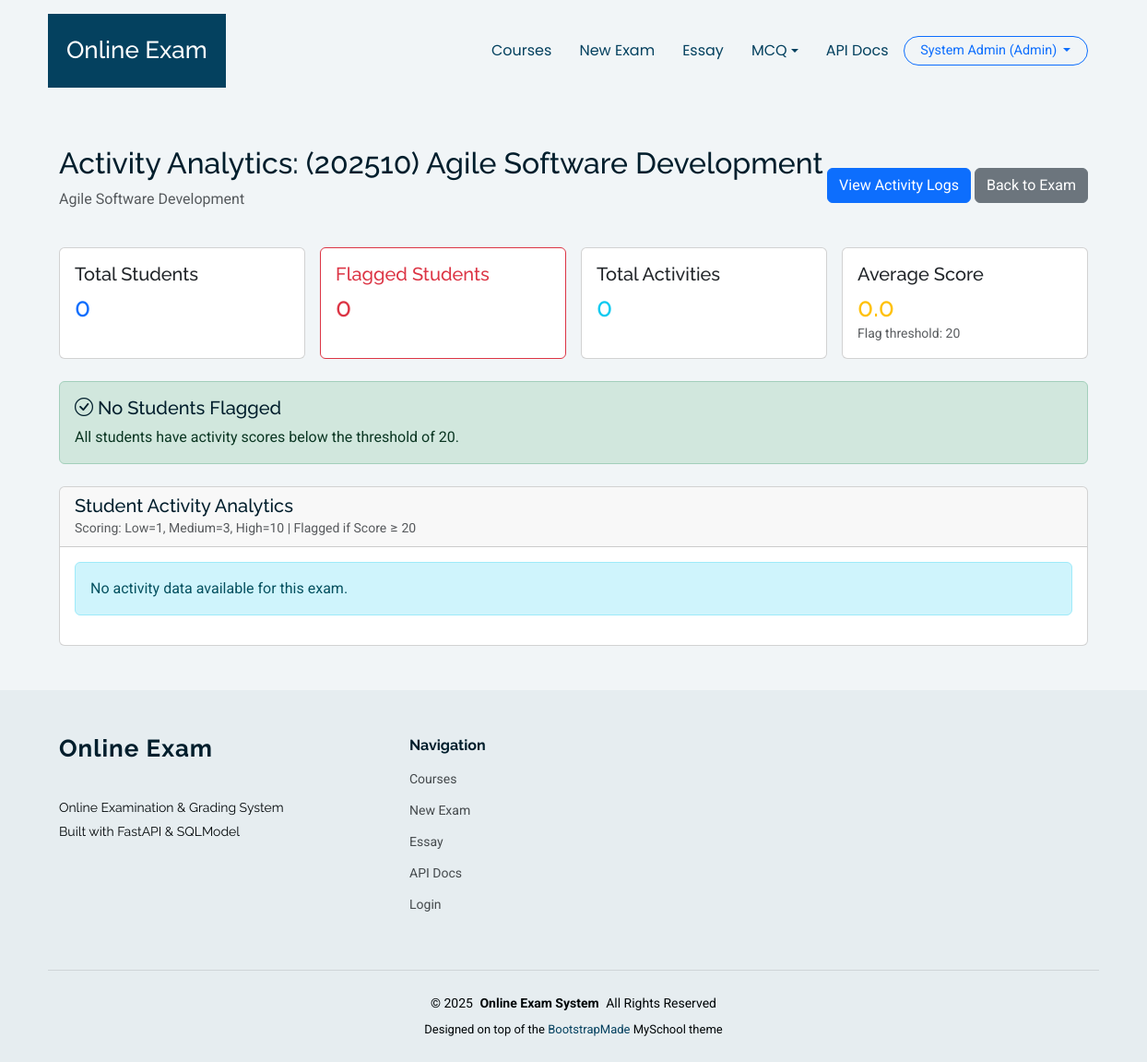
The page /exams/1/activity-analytics (signed in) on the database its author committed.
### app/models.py (models this page shows)
class User(SQLModel, table=True):
    __table_args__ = (UniqueConstraint("email", name="uq_user_email"),)
    id: Optional[int] = Field(default=None, primary_key=True)
    name: str
    email: str  # must be unique
    password_hash: str
    role: str = Field(default="student")  # "admin", "lecturer", "student"
    student_id: Optional[int] = Field(default=None, foreign_key="student.id")
    is_active: bool = Field(default=True)
    created_at: datetime = Field(default_factory=datetime.utcnow)
    title: Optional[str] = None  # Dr., Prof., Assoc. Prof., Mr., Ms., Mrs., Ir., Ts.
    staff_id: Optional[str] = None  # Unique staff/employee ID (for lecturers)
    phone: Optional[str] = None  # Contact number
    last_login: Optional[datetime] = None  # Updated after login
    status: str = Field(default="active")  # active, suspended

class Exam(SQLModel, table=True):
    id: Optional[int] = Field(default=None, primary_key=True)
    title: str
    subject: str
    duration_minutes: int
    start_time: Optional[datetime] = None
    end_time: Optional[datetime] = None
    course_id: Optional[int] = Field(default=None, foreign_key="course.id")
    instructions: Optional[str] = None
    status: str = Field(default="draft")
    created_at: datetime = Field(default_factory=datetime.utcnow)
    updated_at: datetime = Field(default_factory=datetime.utcnow)

### app/routers/exams.py (the view)
@router.get("/{exam_id}/activity-analytics")
def view_activity_analytics(
    exam_id: int,
    request: Request,
    session: Session = Depends(get_session),
    current_user: User = Depends(require_role(["lecturer", "admin"])),
):
    exam = _get_exam(exam_id, session)
    if current_user.role == "lecturer":
        course_lecturer = session.exec(
            select(CourseLecturer).where(
                CourseLecturer.lecturer_id == current_user.id,
                CourseLecturer.course_id == exam.course_id
            )
        ).first()
        if not course_lecturer and not current_user.role == "admin":
            raise HTTPException(status_code=403, detail="You don't have access to this exam's analytics")
    logs = session.exec(
        select(ExamActivityLog).where(ExamActivityLog.exam_id == exam_id)
    ).all()
    students = {s.id: s for s in session.exec(select(Student)).all()}
    SCORE_WEIGHTS = {"low": 1, "medium": 3, "high": 10}
    FLAG_THRESHOLD = 20  # Flag if score >= 20
    student_analytics = {}
    for log in logs:
        if log.student_id not in student_analytics:
            student_analytics[log.student_id] = {
                "student": students.get(log.student_id),
                "total_activities": 0,
                "score": 0,
                "by_type": {},
                "by_severity": {"low": 0, "medium": 0, "high": 0},
                "flagged": False,
                "last_activity": log.timestamp,
            }
        analytics = student_analytics[log.student_id]
        analytics["total_activities"] += 1
        analytics["score"] += SCORE_WEIGHTS.get(log.severity, 1)
        analytics["by_severity"][log.severity] += 1
        analytics["by_type"][log.activity_type] = analytics["by_type"].get(log.activity_type, 0) + 1
        if log.timestamp > analytics["last_activity"]:
            analytics["last_activity"] = log.timestamp
        if analytics["score"] >= FLAG_THRESHOLD:
            analytics["flagged"] = True
    analytics_list = sorted(
        student_analytics.values(),
        key=lambda x: x["score"],
        reverse=True
    )
    flagged_students = [a for a in analytics_list if a["flagged"]]
    overall_stats = {
        "total_students_with_activities": len(student_analytics),
        "flagged_students_count": len(flagged_students),
        "total_activities": len(logs),
        "average_score": sum(a["score"] for a in analytics_list) / len(analytics_list) if analytics_list else 0,
        "highest_score": analytics_list[0]["score"] if analytics_list else 0,
    }
    analytics_json = []
    for a in analytics_list:
        student_data = None
        if a["student"]:
            student_data = {
                "id": a["student"].id,
                "name": a["student"].name,
                "matric_no": a["student"].matric_no if hasattr(a["student"], "matric_no") else None,
            }
        analytics_json.append({
            "student_id": None if not a["student"] else a["student"].id,
            "student": student_data,
            "score": a["score"],
            "total_activities": a["total_activities"],
            "by_type": a["by_type"],
            "by_severity": a["by_severity"],
            "flagged": a["flagged"],
            "last_activity": a["last_activity"].isoformat() if a["last_activity"] else None,
        })
    context = {
        "request": request,
        "exam": exam,
        "analytics": analytics_list,
        "analytics_json": analytics_json,  # JSON-serializable version for charts
        "flagged_students": flagged_students,
        "overall_stats": overall_stats,
        "flag_threshold": FLAG_THRESHOLD,
        "current_user": current_user,
    }
    return templates.TemplateResponse("exams/activity_analytics.html", context)

### app/templates/exams/activity_analytics.html (shortened to what this page needs)
{% extends "base.html" %}
{% block content %}
<div class="container py-5">
  <div class="d-flex justify-content-between align-items-center mb-4">
    <div>
      <h2>Activity Analytics: {{ exam.title }}</h2>
      <p class="text-muted">{{ exam.subject }}</p>
    </div>
    <div>
      <a href="/exams/{{ exam.id }}/activity-logs" class="btn btn-primary">View Activity Logs</a>
      <a href="/exams/{{ exam.id }}" class="btn btn-secondary">Back to Exam</a>
    </div>
  </div>
  <div class="row mb-4 g-3">
    <div class="col-md-3">
      <div class="card h-100">
        <div class="card-body d-flex flex-column">
          <h5 class="card-title">Total Students</h5>
          <h3 class="text-primary mb-0">{{ overall_stats.total_students_with_activities }}</h3>
        </div>
      </div>
    </div>
    <div class="col-md-3">
      <div class="card border-danger h-100">
        <div class="card-body d-flex flex-column">
          <h5 class="card-title text-danger">Flagged Students</h5>
          <h3 class="text-danger mb-0">{{ overall_stats.flagged_students_count }}</h3>
        </div>
      </div>
    </div>
    <div class="col-md-3">
      <div class="card h-100">
        <div class="card-body d-flex flex-column">
          <h5 class="card-title">Total Activities</h5>
          <h3 class="text-info mb-0">{{ overall_stats.total_activities }}</h3>
        </div>
      </div>
    </div>
    <div class="col-md-3">
      <div class="card h-100">
        <div class="card-body d-flex flex-column">
          <h5 class="card-title">Average Score</h5>
          <h3 class="text-warning mb-0">{{ "%.1f"|format(overall_stats.average_score) }}</h3>
          <small class="text-muted mt-auto">Flag threshold: {{ flag_threshold }}</small>
        </div>
      </div>
    </div>
  </div>
  {% if flagged_students %}
  <div class="alert alert-danger mb-4">
    <h5><i class="bi bi-exclamation-triangle"></i> {{ flagged_students|length }} Student(s) Flagged for Review</h5>
    <p class="mb-0">The following students have activity scores ≥ {{ flag_threshold }} and require attention:</p>
    <ul class="mb-0 mt-2">
      {% for student in flagged_students %}
      <li><strong>{{ student.student.name if student.student else "Unknown" }}</strong> - Score: {{ student.score }} ({{ student.total_activities }} activities)</li>
      {% endfor %}
    </ul>
  </div>
  {% else %}
  <div class="alert alert-success mb-4">
    <h5><i class="bi bi-check-circle"></i> No Students Flagged</h5>
    <p class="mb-0">All students have activity scores below the threshold of {{ flag_threshold }}.</p>
  </div>
  {% endif %}
  <div class="card">
    <div class="card-header">
      <h5 class="mb-0">Student Activity Analytics</h5>
      <small class="text-muted">Scoring: Low=1, Medium=3, High=10 | Flagged if Score ≥ {{ flag_threshold }}</small>
    </div>
    <div class="card-body">
      {% if analytics %}
      <div class="table-responsive">
        <table class="table table-striped table-hover">
          <thead>
            <tr>
              <th>Student</th>
              <th>Activity Score</th>
              <th>Total Activities</th>
              <th>Severity Breakdown</th>
              <th>Activity Types</th>
              <th>Last Activity</th>
              <th>Status</th>
            </tr>
          </thead>
          <tbody>
            {% for item in analytics %}
            <tr class="{% if item.flagged %}table-danger{% endif %}">
              <td>
                <strong>
                  {% if item.student %}
                    {{ item.student.name }}
                    <br><small class="text-muted">{{ item.student.matric_no }}</small>
                  {% else %}
                    Student ID: {{ item.student_id if item.student_id else 'Unknown' }}
                  {% endif %}
                </strong>
              </td>
              <td>
                <span class="badge {% if item.score >= flag_threshold %}bg-danger{% elif item.score >= flag_threshold * 0.7 %}bg-warning{% else %}bg-info{% endif %} fs-6">
                  {{ item.score }}
                </span>
              </td>
              <td>{{ item.total_activities }}</td>
              <td>
                <small>
                  <span class="badge bg-danger">{{ item.by_severity.high }}H</span>
                  <span class="badge bg-warning">{{ item.by_severity.medium }}M</span>
                  <span class="badge bg-info">{{ item.by_severity.low }}L</span>
                </small>
              </td>
              <td>
                <small>
                  {% for act_type, count in item.by_type.items() %}
                    <code>{{ act_type.replace('_', ' ') }}</code>: {{ count }}{% if not loop.last %}<br>{% endif %}
                  {% endfor %}
                </small>
              </td>
              <td>
                <small>{{ item.last_activity.strftime('%Y-%m-%d %H:%M:%S') }}</small>
              </td>
              <td>
                {% if item.flagged %}
                  <span class="badge bg-danger">FLAGGED</span>
                {% else %}
                  <span class="badge bg-success">OK</span>
                {% endif %}
              </td>
            </tr>
            {% endfor %}
          </tbody>
        </table>
      </div>
      {% else %}
      <div class="alert alert-info">No activity data available for this exam.</div>
      {% endif %}
    </div>
  </div>
</div>
{% endblock %}

### app/templates/base.html (shortened to what this page needs)
<!DOCTYPE html>
<html lang="en">
<head>
  <link href="/static/myschool/assets/vendor/bootstrap/css/bootstrap.min.css" rel="stylesheet">
  <link href="/static/myschool/assets/vendor/bootstrap-icons/bootstrap-icons.css" rel="stylesheet">
  <link href="/static/myschool/assets/vendor/aos/aos.css" rel="stylesheet">
  <link href="/static/myschool/assets/vendor/swiper/swiper-bundle.min.css" rel="stylesheet">
  <link href="/static/myschool/assets/vendor/glightbox/css/glightbox.min.css" rel="stylesheet">
  <link href="/static/myschool/assets/css/main.css" rel="stylesheet">
</head>
<body class="index-page">
  <header id="header" class="header d-flex align-items-center sticky-top">
    <div
      class="header-container container-fluid container-xl position-relative d-flex align-items-center justify-content-end">
      <a href="/" class="logo d-flex align-items-center me-auto">
        <h1 class="sitename">Online Exam</h1>
      </a>
      <nav id="navmenu" class="navmenu">
        <ul>
          {% if current_user and (current_user.role == "lecturer" or current_user.role == "admin") %}
          <li><a href="/courses/">Courses</a></li>
          <li><a href="/exams/new">New Exam</a></li>
          <li><a href="/essay">Essay</a></li>
          <li class="nav-item dropdown">
            <a class="nav-link dropdown-toggle" href="#" id="mcqDropdown" role="button" data-bs-toggle="dropdown" aria-expanded="false">
              MCQ
            </a>
          </li>
          <li><a href="/docs">API Docs</a></li>
          {% endif %}
        </ul>
      </nav>
      <div class="d-flex align-items-center gap-2 ms-3 header-user-dropdown">
        {% if current_user %}
          <div class="dropdown">
            <button class="btn btn-outline-primary btn-sm header-auth-btn dropdown-toggle" type="button" id="userMenu"
              data-bs-toggle="dropdown" aria-expanded="false">
              {{ current_user.name }} ({{ current_user.role|capitalize }})
            </button>
          </div>
        {% else %}
          <a href="/auth/login" class="btn btn-outline-primary btn-sm header-auth-btn">Login</a>
          <a href="/auth/register-student" class="btn btn-primary btn-sm header-auth-btn">Student Register</a>
        {% endif %}
      </div>
    </div>
  </header>
  <main class="main">
    {% block content %}{% endblock %}
  </main>
  <footer id="footer" class="footer position-relative light-background">
    <div class="container footer-top">
      <div class="row gy-4">
        <div class="col-lg-4 col-md-6 footer-about">
          <a href="/courses/" class="logo d-flex align-items-center">
            <span class="sitename">Online Exam</span>
          </a>
          <div class="footer-contact pt-3">
            <p>Online Examination &amp; Grading System</p>
            <p>Built with FastAPI &amp; SQLModel</p>
          </div>
        </div>
        <div class="col-lg-2 col-md-3 footer-links">
          <h4>Navigation</h4>
          <ul>
            <li><a href="/courses/">Courses</a></li>
            <li><a href="/exams/new">New Exam</a></li>
            <li><a href="/essay">Essay</a></li>
            <li><a href="/docs">API Docs</a></li>
            <li><a href="/auth/login">Login</a></li>
          </ul>
        </div>
      </div>
    </div>
    <div class="container copyright text-center mt-4">
      <p>&copy; <span>2025</span> <strong class="px-1 sitename">Online Exam System</strong> <span>All Rights
          Reserved</span></p>
      <div class="credits">
        Designed on top of the <a href="https://bootstrapmade.com/">BootstrapMade</a> MySchool theme
      </div>
    </div>
  </footer>
</body>
</html>

### app/templates/base.html (style rules this page uses)
.header-user-dropdown .dropdown-toggle, .header-auth-btn { border-radius: 999px; padding-inline: 1.1rem; font-size: 0.9rem; }

### rows shown on the page
User: name "System Admin", role "Admin"
Exam: title "(202510) Agile Software Development", subject "Agile Software Development"

### other values the page prints
{{ overall_stats.total_students_with_activities }} "0"
{{ overall_stats.flagged_students_count }} "0"
{{ overall_stats.total_activities }} "0"
{{ "%.1f"|format(overall_stats.average_score) }} "0.0"
{{ flag_threshold }} "20"
